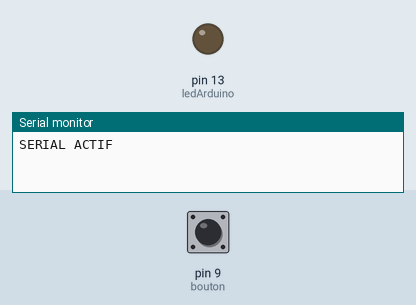
Bench run of a sketch on a simulated Arduino Uno, built with avr-gcc and run on an emulated ATmega328P. On the bench: output pins drawn as LEDs (lit = HIGH), the last lines printed to the serial monitor. Inputs (shaded band) come from the test bench; at power-on: pin 9 (bouton) HIGH.

Above: at 1.2 s.
1.3 s: pin 9 (bouton) pulled LOW for 0.15 s
At 1.37 s:
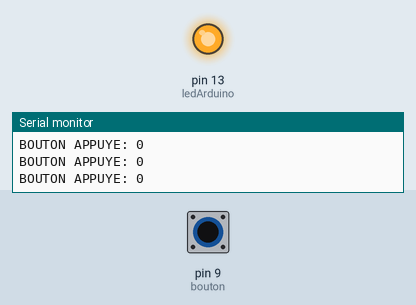
2.9 s: pin 9 (bouton) pulled LOW for 3.2 s
At 7.0 s:
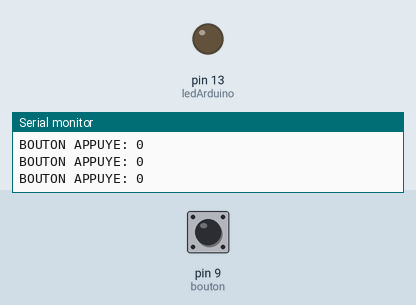
7.6 s: pin 9 (bouton) driven LOW
At 7.9 s:
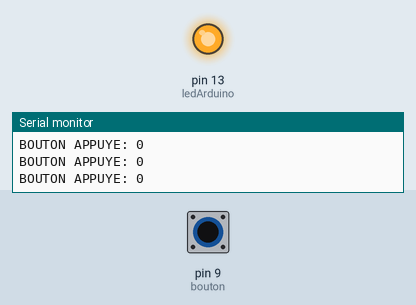
10.6 s: pin 9 (bouton) driven HIGH
At 11.5 s:
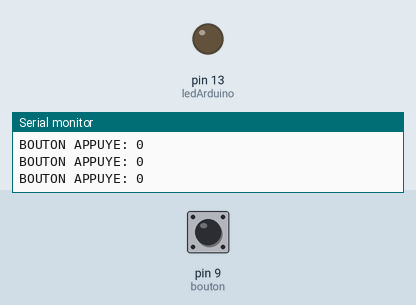
Timing chart, 0 to 13.1 s (numbered marks = the images above; inputs shaded):
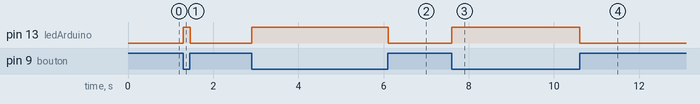

The sketch:

testremi.ino
```cpp
//Bouton branche sur Pin 9

int bouton = 9;
int ledArduino = 13;
bool EtatBouton = false;

void setup() {
  // put your setup code here, to run once:
  pinMode(bouton,INPUT_PULLUP);
  pinMode(ledArduino,OUTPUT);

  //Le port serial permet d'envoyer/recevoir du texte depuis le PC (Le moniteur serie est la loupe en haut)
  Serial.begin(9600);
  Serial.println("SERIAL ACTIF");
}

void loop() {
  // put your main code here, to run repeatedly:
  EtatBouton = digitalRead(bouton);

  //Avec le pullup l'etat est inverse (false=appuye true=pas appuye)
  if(EtatBouton == false){
    digitalWrite(ledArduino,HIGH);
    Serial.print("BOUTON APPUYE: ");
    Serial.println(EtatBouton);
  }
  else{
    digitalWrite(ledArduino,LOW);
  }

}
```

Measured:
- after the input at 1.3 s, pin 13 (ledArduino): LOW → HIGH at once, → LOW 0.16 s later
- after the input at 2.9 s, pin 13 (ledArduino): LOW → HIGH at once, → LOW 3.2 s later
- after the input at 7.6 s, pin 13 (ledArduino): LOW → HIGH at once
- after the input at 10.6 s, pin 13 (ledArduino): HIGH → LOW at once
